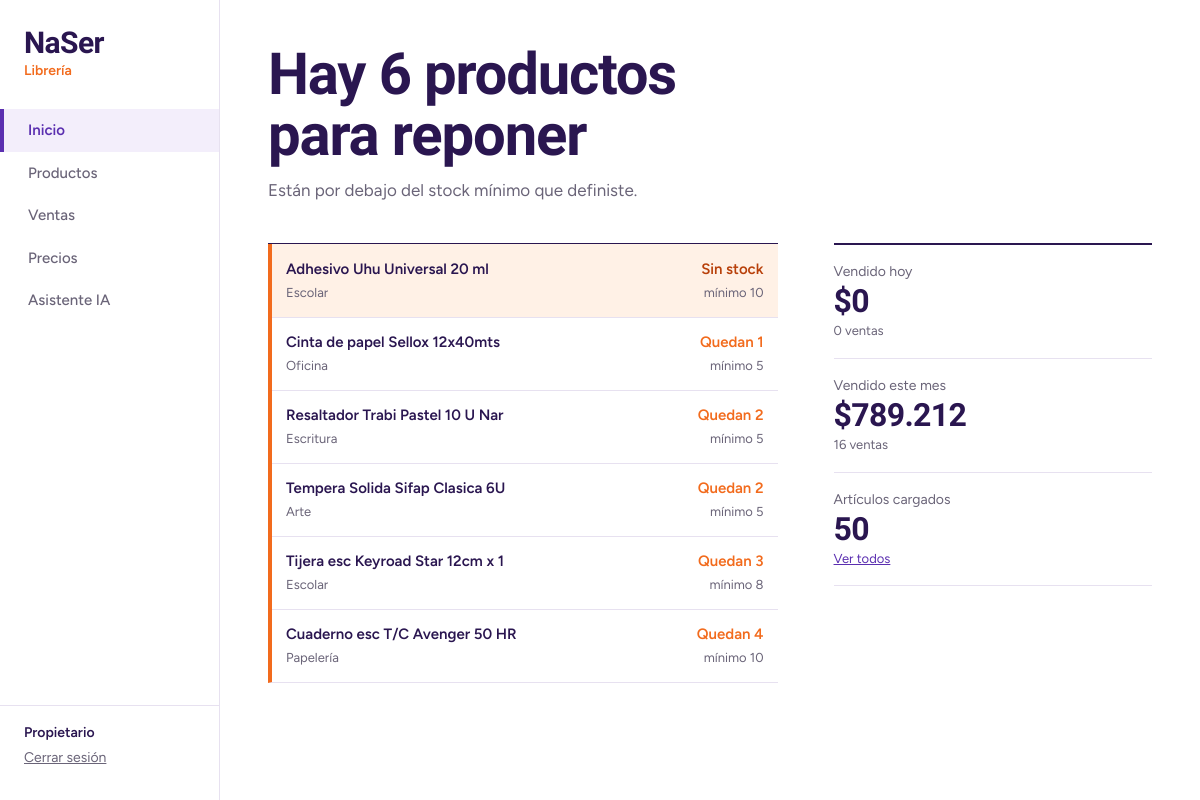
/ (signed in), run on the app's committed database.
### tables this page shows
CREATE TABLE productos (
  id INT AUTO_INCREMENT PRIMARY KEY,
  codigo VARCHAR(20) NOT NULL UNIQUE,
  nombre VARCHAR(150) NOT NULL,
  rubro_id INT NOT NULL,
  precio_sin_iva DECIMAL(12,2) NOT NULL,
  precio_con_iva DECIMAL(12,2) NOT NULL,
  stock INT NOT NULL DEFAULT 0,
  stock_minimo INT NOT NULL DEFAULT 0,
  FOREIGN KEY (rubro_id) REFERENCES rubros(id)
);

CREATE TABLE rubros (
  id INT AUTO_INCREMENT PRIMARY KEY,
  nombre VARCHAR(50) NOT NULL UNIQUE
);

### core/Controller.php (called while the page is built, shortened)
<?php
class Controller
{
    protected function vista(string $nombre, array $datos = []): void
    {
        extract($datos);
        require __DIR__ . '/../app/views/layout.php';
    }
}

### app/controllers/InicioController.php (called while the page is built, shortened)
<?php
class InicioController extends Controller
{
    public function index(): void
    {
        $this->vista('inicio/index', [
            'titulo'      => 'Inicio',
            'seccion'     => 'inicio',
            'paraReponer' => Producto::paraReponer(),
            'totalProductos' => Producto::contar(),
            'ventasMes'   => Venta::resumenDesde(date('Y-m-01')),
            'ventasHoy'   => Venta::resumenDesde(date('Y-m-d')),
        ]);
    }
}

### public/index.php (called while the page is built, shortened)
<?php
$rutas = [
    'GET /login'        => ['AuthController', 'formulario'],
    'POST /login'       => ['AuthController', 'ingresar'],
    'POST /logout'      => ['AuthController', 'salir'],
    'GET /'             => ['InicioController', 'index'],
    'GET /productos'    => ['ProductoController', 'index'],
    'GET /ventas'       => ['VentaController', 'index'],
    'GET /ventas/nueva' => ['VentaController', 'nueva'],
    'POST /ventas'      => ['VentaController', 'guardar'],
    'GET /ventas/ver'   => ['VentaController', 'ver'],
    'GET /precios'              => ['PrecioController', 'index'],
    'POST /precios/revisar'     => ['PrecioController', 'revisar'],
    'POST /precios/aplicar'     => ['PrecioController', 'aplicar'],
    'GET /api/precios/cambios'  => ['ApiController', 'cambiosDePrecios'],
    'GET /asistente'            => ['AsistenteController', 'index'],
    'POST /asistente/preguntar' => ['AsistenteController', 'preguntar'],
    'GET /api/productos'           => ['ApiController', 'productos'],
    'GET /api/productos/ver'       => ['ApiController', 'producto'],
    'GET /api/productos/reponer'   => ['ApiController', 'reponer'],
    'GET /api/ventas/resumen'      => ['ApiController', 'ventasResumen'],
    'GET /api/ventas/mas-vendidos' => ['ApiController', 'masVendidos'],
];
$metodo = $_SERVER['REQUEST_METHOD'];
$ruta = rtrim(parse_url($_SERVER['REQUEST_URI'], PHP_URL_PATH), '/') ?: '/';
$clave = "$metodo $ruta";
[$controlador, $accion] = $rutas[$clave];
(new $controlador())->$accion();

### app/models/Producto.php (called while the page is built, shortened)
<?php
class Producto
{
    public static function paraReponer(): array
    {
        $sql = 'SELECT p.*, r.nombre AS rubro
                FROM productos p
                JOIN rubros r ON r.id = p.rubro_id
                WHERE p.stock < p.stock_minimo
                ORDER BY p.stock, p.nombre';
        return Database::conectar()->query($sql)->fetchAll();
    }
}

### core/Database.php (called while the page is built)
<?php
class Database
{
    private static ?PDO $conexion = null;
    public static function conectar(): PDO
    {
        if (self::$conexion === null) {
            $config = require __DIR__ . '/../config/config.php';
            $db = $config['db'];
            $dsn = "mysql:host={$db['host']};port={$db['port']};dbname={$db['name']};charset=utf8mb4";
            self::$conexion = new PDO($dsn, $db['user'], $db['pass'], [
                PDO::ATTR_ERRMODE => PDO::ERRMODE_EXCEPTION,
                PDO::ATTR_DEFAULT_FETCH_MODE => PDO::FETCH_ASSOC,
            ]);
        }
        return self::$conexion;
    }
}

### app/models/Venta.php (called while the page is built, shortened)
<?php
class Venta
{
    public static function resumenDesde(string $fecha): array
    {
        $sql = 'SELECT COUNT(*) AS cantidad, COALESCE(SUM(total), 0) AS monto
                FROM ventas
                WHERE fecha >= :fecha';
        $consulta = Database::conectar()->prepare($sql);
        $consulta->execute(['fecha' => $fecha]);
        return $consulta->fetch();
    }
}

### app/views/inicio/index.php (the view)
<?php
$cantidad = count($paraReponer);
$pesos = fn($n) => '$' . number_format((float) $n, 0, ',', '.');
?>
<section class="aviso">
    <?php if ($cantidad === 0): ?>
        <h1>Todo el stock está en orden</h1>
        <p>Ningún producto está por debajo de su mínimo.</p>
    <?php else: ?>
        <h1>Hay <?= $cantidad ?> <?= $cantidad === 1 ? 'producto' : 'productos' ?> para reponer</h1>
        <p>Están por debajo del stock mínimo que definiste.</p>
    <?php endif; ?>
</section>
<div class="dos-columnas">
    <?php if ($cantidad > 0): ?>
    <section>
        <ul class="reponer">
            <?php foreach ($paraReponer as $p): ?>
                <li class="<?= $p['stock'] == 0 ? 'agotado' : '' ?>">
                    <div>
                        <strong><?= htmlspecialchars($p['nombre']) ?></strong>
                        <span><?= htmlspecialchars($p['rubro']) ?></span>
                    </div>
                    <div class="faltante">
                        <b><?= $p['stock'] == 0 ? 'Sin stock' : 'Quedan ' . $p['stock'] ?></b>
                        <span>mínimo <?= $p['stock_minimo'] ?></span>
                    </div>
                </li>
            <?php endforeach; ?>
        </ul>
    </section>
    <?php endif; ?>
    <section class="cifras">
        <dl>
            <div>
                <dt>Vendido hoy</dt>
                <dd><?= $pesos($ventasHoy['monto']) ?></dd>
                <small><?= $ventasHoy['cantidad'] ?> <?= $ventasHoy['cantidad'] == 1 ? 'venta' : 'ventas' ?></small>
            </div>
            <div>
                <dt>Vendido este mes</dt>
                <dd><?= $pesos($ventasMes['monto']) ?></dd>
                <small><?= $ventasMes['cantidad'] ?> ventas</small>
            </div>
            <div>
                <dt>Artículos cargados</dt>
                <dd><?= $totalProductos ?></dd>
                <small><a href="/productos">Ver todos</a></small>
            </div>
        </dl>
    </section>
</div>

### app/views/layout.php (shortened to what this page needs)
<?php
$seccion = $seccion ?? '';
$menu = [
    'inicio'    => ['/', 'Inicio'],
    'productos' => ['/productos', 'Productos'],
    'ventas'    => ['/ventas', 'Ventas'],
    'precios'   => ['/precios', 'Precios'],
    'asistente' => ['/asistente', 'Asistente IA'],
];
?>
<!DOCTYPE html>
<html lang="es">
<head>
    <link rel="stylesheet" href="/css/estilos.css">
</head>
<body>
    <aside class="lateral">
        <a class="marca" href="/">
            <span class="marca-nombre">NaSer</span>
            <span class="marca-rubro">Librería</span>
        </a>
        <nav class="menu">
            <?php foreach ($menu as $clave => [$menuEnlace, $menuTexto]): ?>
                <a href="<?= $menuEnlace ?>" class="<?= $seccion === $clave ? 'activo' : '' ?>"><?= $menuTexto ?></a>
            <?php endforeach; ?>
        </nav>
        <form class="sesion" method="post" action="/logout">
            <span><?= htmlspecialchars($_SESSION['usuario']['nombre'] ?? '') ?></span>
            <button type="submit">Cerrar sesión</button>
        </form>
    </aside>
    <main class="contenido">
        <?php require $contenido; ?>
    </main>
</body>
</html>

### public/css/estilos.css (style rules this page uses)
:root { --tinta: #2a1650; --violeta: #5b2fb0; --lila: #f3eefb; --naranja: #f26b1d; --naranja-suave: #fff1e6; --gris: #6a6478; --linea: #e7e1f0; --titulos: "Bricolage Grotesque", "Trebuchet MS", sans-serif; --texto: "Figtree", system-ui, sans-serif; }
* { box-sizing: border-box; }
body { margin: 0; display: grid; grid-template-columns: 220px 1fr; min-height: 100vh; background: #fff; color: var(--tinta); font-family: var(--texto); font-size: 15px; line-height: 1.5; }
a { color: var(--violeta); }
.lateral { border-right: 1px solid var(--linea); padding: 28px 0; position: sticky; top: 0; height: 100vh; }
.marca { display: block; padding: 0 24px 28px; text-decoration: none; color: var(--tinta); }
.marca-nombre { display: block; font-family: var(--titulos); font-weight: 700; font-size: 30px; line-height: 1; letter-spacing: -0.02em; }
.marca-rubro { display: block; color: var(--naranja); font-weight: 600; font-size: 14px; margin-top: 2px; }
.menu a { display: block; padding: 10px 24px; color: var(--gris); text-decoration: none; font-weight: 500; border-left: 4px solid transparent; }
.menu a.activo { color: var(--violeta); border-left-color: var(--violeta); background: var(--lila); font-weight: 600; }
.contenido { padding: 44px 48px 64px; max-width: 1180px; }
h1 { font-family: var(--titulos); font-weight: 700; letter-spacing: -0.02em; line-height: 1.05; margin: 0; }
.aviso h1 { font-size: clamp(34px, 5vw, 58px); max-width: 14ch; }
.aviso p { color: var(--gris); margin: 12px 0 0; font-size: 17px; }
.dos-columnas { display: grid; grid-template-columns: minmax(0, 1.6fr) minmax(220px, 1fr); gap: 56px; margin-top: 40px; align-items: start; }
.reponer { list-style: none; margin: 0; padding: 0; border-top: 2px solid var(--tinta); }
.reponer li { display: flex; justify-content: space-between; gap: 20px; padding: 14px 0 14px 14px; border-bottom: 1px solid var(--linea); border-left: 4px solid var(--naranja); margin-top: -1px; }
.reponer li.agotado { background: var(--naranja-suave); }
.reponer strong { display: block; font-weight: 600; }
.reponer span { color: var(--gris); font-size: 13px; }
.faltante { text-align: right; white-space: nowrap; padding-right: 14px; }
.faltante b { display: block; color: var(--naranja); font-weight: 600; }
.reponer li.agotado .faltante b { color: #b8400a; }
.cifras dl { margin: 0; border-top: 2px solid var(--tinta); }
.cifras dl > div { padding: 16px 0; border-bottom: 1px solid var(--linea); }
.cifras dt { color: var(--gris); font-size: 14px; }
.cifras dd { margin: 2px 0 0; font-family: var(--titulos); font-weight: 700; font-size: 32px; letter-spacing: -0.02em; line-height: 1.1; }
.cifras small { color: var(--gris); font-size: 13px; }
.lateral { display: flex; flex-direction: column; }
.sesion { margin-top: auto; padding: 16px 24px 0; border-top: 1px solid var(--linea); }
.sesion span { display: block; font-weight: 600; font-size: 14px; }
.sesion button { font: inherit; font-size: 14px; background: none; border: 0; padding: 4px 0; color: var(--gris); cursor: pointer; text-decoration: underline; }

### data on the page
productos: nombre "Adhesivo Uhu Universal 20 ml", rubro.nombre "Escolar", stock "Sin stock", stock_minimo "10"
productos: nombre "Cinta de papel Sellox 12x40mts", rubro.nombre "Oficina", stock "1", stock_minimo "5"
productos: nombre "Resaltador Trabi Pastel 10 U Nar", rubro.nombre "Escritura", stock "2", stock_minimo "5"
productos: nombre "Tempera Solida Sifap Clasica 6U", rubro.nombre "Arte", stock "2", stock_minimo "5"
productos: nombre "Tijera esc Keyroad Star 12cm x 1", rubro.nombre "Escolar", stock "3", stock_minimo "8"
productos: nombre "Cuaderno esc T/C Avenger 50 HR", rubro.nombre "Papelería", stock "4", stock_minimo "10"

### other printed values
$menuTexto "Inicio"
$menuTexto "Productos"
$menuTexto "Ventas"
$menuTexto "Precios"
$menuTexto "Asistente IA"
$_SESSION['usuario']['nombre'] "Propietario"
$cantidad "6"
$pesos($ventasHoy['monto']) "$0"
$ventasHoy['cantidad'] "0"
$pesos($ventasMes['monto']) "$789.212"
$ventasMes['cantidad'] "16"
$totalProductos "50"
